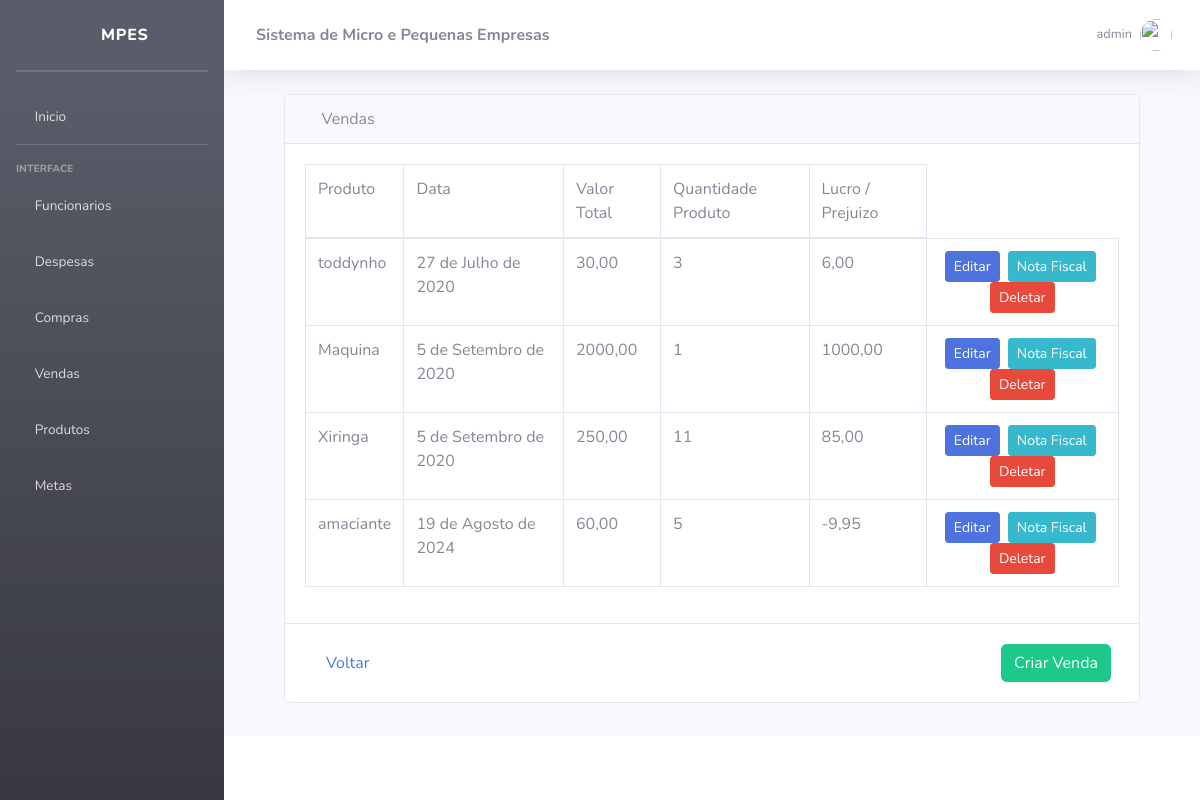
/venda/ (signed in), run on the app's committed database.
### venda/models.py (models this page shows, shortened)
class Venda(models.Model):
    produto = models.ForeignKey(Produto, on_delete=models.CASCADE)
    data = models.DateField()
    valorTotal = models.DecimalField(max_digits=10, decimal_places=2)
    quantidadeProduto = models.PositiveIntegerField()
    def lucro(self):
        valor_unitario_venda = self.valorTotal / self.quantidadeProduto
        lucro_por_unidade = valor_unitario_venda - self.produto.valorCompra
        return lucro_por_unidade * self.quantidadeProduto

### produtos/models.py (models this page shows)
class Produto(models.Model):
    nome = models.CharField(max_length=100)
    unidadeMedida = models.CharField(max_length=20)
    codDeBarra = models.CharField(max_length=50)
    valorVenda = models.DecimalField(max_digits=10, decimal_places=2, null=True, blank=True)
    valorCompra = models.DecimalField(max_digits=10, decimal_places=2)
    quantidade = models.IntegerField()
    def __str__(self):
        return self.nome

### venda/views.py (the view)
# urls.py: path("", views.listartudo, name="listarCompra"),
@group_required('vendedor')
@login_required
def listartudo(request):
    create_groups()
    user = request.user.username
    venda = Venda.objects.all()
    return render(request, "venda/listartudo.html", {'venda': venda, 'user':user })

### MPEs/utils.py (called while the page is built, shortened)
def group_required(groups, login_url=None, raise_exception=False):
    user = Usuario
    def check_perms(user):
        if user.is_superuser:
            return True
    return user_passes_test(check_perms, login_url=login_url)

def create_groups():
    if not Group.objects.exists():
        groupAdmin = Group(name='vendedor')
        groupAdmin.save()
        groupAdmin = Group(name='caixa')
        groupAdmin.save()
        groupAdmin = Group(name='administrador')
        groupAdmin.save()

### templates/venda/listartudo.html
{% extends 'base.html' %}
{% block content %}
  <div class="container">
    <div class="row m-0">
      <div class="col-12">
        <div class="card">
          <div class="card-header ml-0">
            <i class="fas fa-receipt"></i>
            Vendas
          </div>
          <div class="card-body">
            <div class="table-responsive">
              <table class="table table-bordered" id="dataTable" width="100%" cellspacing="0">
                <thead>
                  <tr>
                    <td>Produto</td>
                    <td>Data</td>
                    <td>Valor Total</td>
                    <td>Quantidade Produto</td>
                    <td>Lucro / Prejuizo</td>
                  </tr>
                </thead>
                <tbody>
                  {% if venda %}
                    {% for vendas in venda %}
                      <tr>
                        <td>{{ vendas.produto }}</td>
                        <td>{{ vendas.data }}</td>
                        <td>{{ vendas.valorTotal }}</td>
                        <td>{{ vendas.quantidadeProduto }}</td>
                        <td>{{ vendas.lucro|floatformat:2 }}</td>
                        <td class="text-center">
                          <a href="{% url 'atualizarVenda' vendas.id %}" class="btn btn-primary btn-sm mr-1">Editar</a>
                          <a href="{% url 'notaFiscalVenda' vendas.id %}" class="btn btn btn-info btn-sm mr-1">Nota Fiscal</a>
                          <a href="{% url 'confirmarVenda' vendas.id %}" class="btn btn-danger btn-sm">Deletar</a>
                        </td>
                      </tr>
                    {% endfor %}
                  {% endif %}
                </tbody>
              </table>
            </div>
          </div>
          <div class="card-footer bg-white">
            <div class="d-flex justify-content-between p-2">
              <a href="{% url 'home' %}" class="btn btn-link btn-custom-size">Voltar</a>
              <a href="{% url 'criarVenda' %}" class="btn btn-success btn-custom-size">Criar Venda</a>
            </div>
          </div>
        </div>
      </div>
    </div>
  </div>
{% endblock %}

### templates/base.html (shortened to what this page needs)
{% load static %}
<!DOCTYPE html>
<html lang="en">
<head>
        <link href="{% static 'vendor/fontawesome-free/css/all.min.css' %}" rel="stylesheet" type="text/css">
        <link href="{% static 'css/sb-admin-2.min.css'%}" rel="stylesheet">
    </head>
    <body id="page-top">
        <div id="wrapper">
            {% block sidebar %}
                {% include 'sidebar.html' %}
            {% endblock %}
            <div id="content-wrapper" class="d-flex flex-column">
                <div id="content">
                    {% block topbar %}
                      {% include 'topbar.html' %}
                    {% endblock %}
                    <div class="container-fluid">
                        {%block content%}
                        {%endblock%}
                    </div>
                </div>
                <footer class="sticky-footer bg-white">
                </footer>
            </div>
        </div>
    </body>
    </html>

### templates/sidebar.html
<ul class="navbar-nav bg-gradient-dark sidebar sidebar-dark accordion" id="accordionSidebar">
    <a class="sidebar-brand d-flex align-items-center justify-content-center" href="{% url 'home' %}">
        <div class="sidebar-brand-icon rotate-n-15">
            <i class="fas fa-dollar-sign fa-2x text-gray-100"></i>
        </div>
        <div class="sidebar-brand-text mx-3">MPEs</div>
    </a>
    <hr class="sidebar-divider my-0">
    <hr class="sidebar-divider">
    <li class="nav-item">
        <a class="nav-link collapsed" href="{% url 'home' %}" >
            <i class="fas fa-home"></i>
            <span>Inicio</span>
        </a>
    </li>
    <hr class="sidebar-divider">
    <div class="sidebar-heading">
        Interface
    </div>
    <li class="nav-item">
        <a class="nav-link collapsed" href="{% url 'listarUsuarios' %}" >
            <i class="fas fa-users me-2"></i>
            <span>Funcionarios</span>
        </a>
    </li>
    <li class="nav-item">
        <a class="nav-link" href="{% url 'listar' %}">
            <i class="fas fa-wallet"></i>
            <span>Despesas</span></a>
    </li>
    <li class="nav-item">
        <a class="nav-link" href="{% url 'listarCompra' %}">
            <i class="fas fa-shopping-cart"></i>
            <span>Compras</span></a>
    </li>
    <li class="nav-item">
        <a class="nav-link" href="{% url 'listarVenda' %}">
            <i class="fas fa-receipt"></i>
            <span>Vendas</span></a>
    </li>
    <li class="nav-item">
        <a class="nav-link" href="{% url 'listarProduto' %}">
            <i class="fas fa-box"></i>
            <span>Produtos</span></a>
    </li>
    <li class="nav-item">
        <a class="nav-link" href="{% url 'listarMeta' %}">
            <i class="fas fa-trophy"></i>
            <span>Metas</span></a>
    </li>
</ul>

### templates/topbar.html (shortened to what this page needs)
{% load static %}
<nav class="navbar navbar-expand navbar-light bg-white topbar mb-4 static-top shadow">
    <div class="sidebar-brand-text mx-3"><strong>Sistema de Micro e Pequenas Empresas</strong></div>
    <ul class="navbar-nav ml-auto">
        <li class="nav-item dropdown no-arrow d-sm-none">
        <li class="nav-item dropdown no-arrow">
            <a class="nav-link dropdown-toggle" href="#" id="userDropdown" role="button"
                data-toggle="dropdown" aria-haspopup="true" aria-expanded="false">
                <span class="mr-2 d-none d-lg-inline text-gray-600 small">{{ user }}</span>
                <img class="img-profile rounded-circle"
                src="{% static 'img/undraw_profile.svg' %}">
        </a>
        </li>
    </ul>
</nav>

### data on the page
Venda: produto "toddynho", data "27 de Julho de 2020", valorTotal "30,00", quantidadeProduto "3", lucro "6,00"
Venda: produto "Maquina", data "5 de Setembro de 2020", valorTotal "2000,00", quantidadeProduto "1", lucro "1000,00"
Venda: produto "Xiringa", data "5 de Setembro de 2020", valorTotal "250,00", quantidadeProduto "11", lucro "85,00"
Venda: produto "amaciante", data "19 de Agosto de 2024", valorTotal "60,00", quantidadeProduto "5", lucro "-9,95"

### other printed values
{{ user }} "admin"
